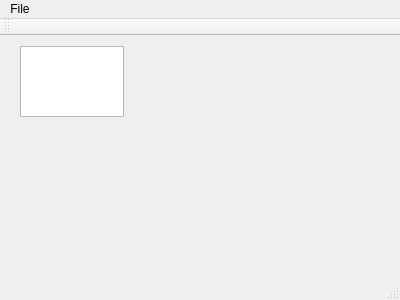
<?xml version="1.0" encoding="UTF-8"?>
<ui version="4.0">
 <class>MainWindow</class>
 <widget class="QMainWindow" name="MainWindow">
  <property name="geometry">
   <rect>
    <x>0</x>
    <y>0</y>
    <width>400</width>
    <height>300</height>
   </rect>
  </property>
  <property name="windowTitle">
   <string>MainWindow</string>
  </property>
  <widget class="QWidget" name="centralWidget">
   <widget class="QPlainTextEdit" name="plainTextEdit">
    <property name="geometry">
     <rect>
      <x>20</x>
      <y>10</y>
      <width>104</width>
      <height>71</height>
     </rect>
    </property>
   </widget>
  </widget>
  <widget class="QMenuBar" name="menuBar">
   <property name="geometry">
    <rect>
     <x>0</x>
     <y>0</y>
     <width>400</width>
     <height>21</height>
    </rect>
   </property>
   <widget class="QMenu" name="menuFile">
    <property name="title">
     <string>File</string>
    </property>
    <addaction name="actionNew_Window"/>
   </widget>
   <addaction name="menuFile"/>
  </widget>
  <widget class="QToolBar" name="mainToolBar">
   <attribute name="toolBarArea">
    <enum>TopToolBarArea</enum>
   </attribute>
   <attribute name="toolBarBreak">
    <bool>false</bool>
   </attribute>
  </widget>
  <widget class="QStatusBar" name="statusBar"/>
  <action name="actionNew_Window">
   <property name="text">
    <string>New Window</string>
   </property>
  </action>
 </widget>
 <layoutdefault spacing="6" margin="11"/>
 <resources/>
 <connections/>
</ui>
